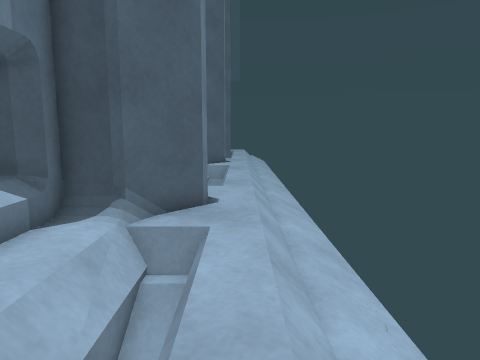
[1] (above)

13 first-person views from a walk through a scene from a Unity 3-D project. The camera is 0.59 m above the floor, tilts 8° down and sees 70° across. The floor is counted in squares, 0.25 m on a side. Each view is taken from the middle of a square. On the plan, view 1 faces up. The plan holds only what a view shows up to about 20 squares ahead; the rest is blank. The place goes on beyond the plan. Some surface patterns are stand-ins.

[2]
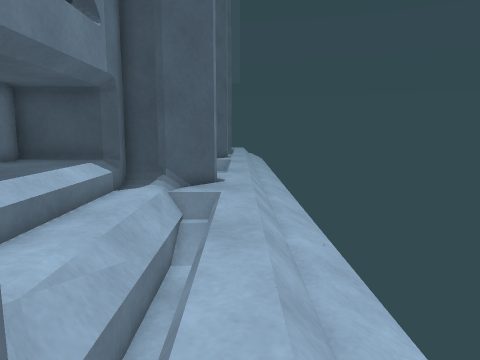

[3]
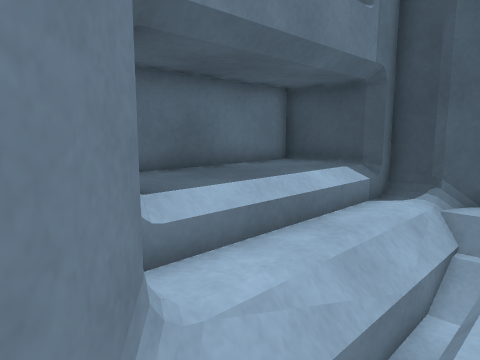

[4]
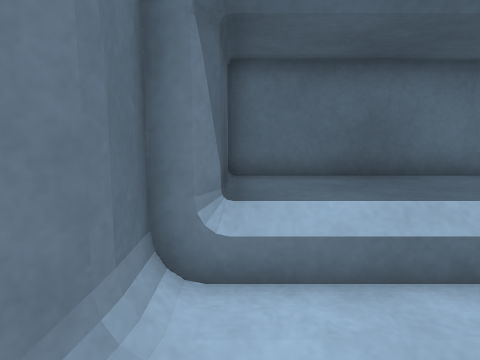

[5]
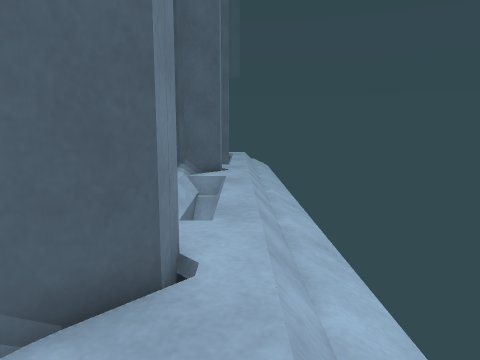

[6]
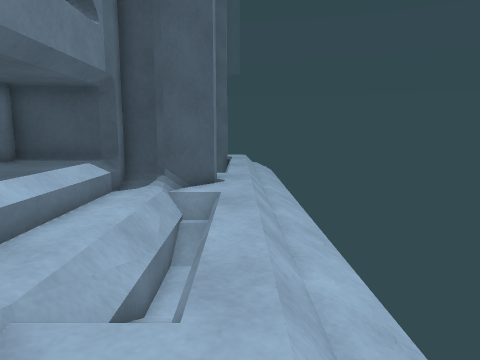

[7]
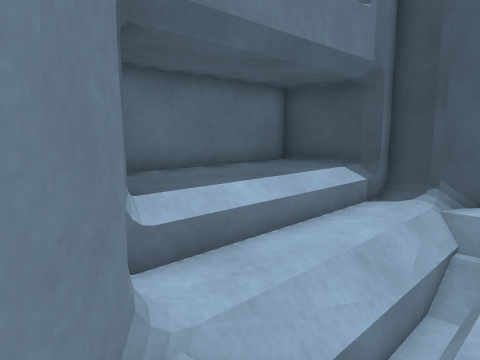

[8]
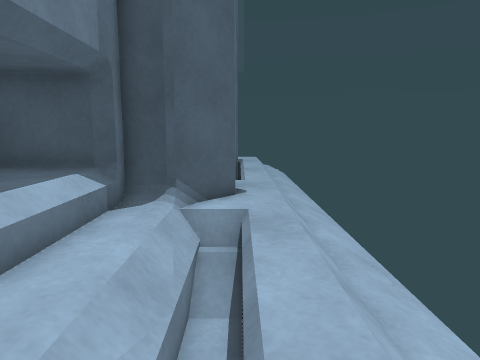

[9]
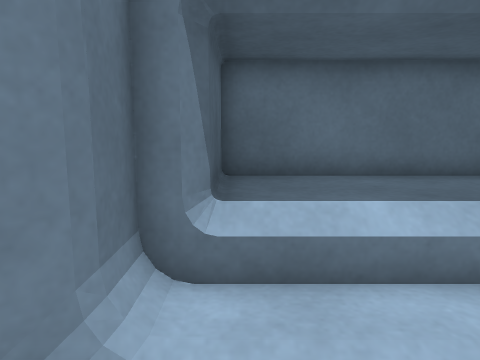

[10]
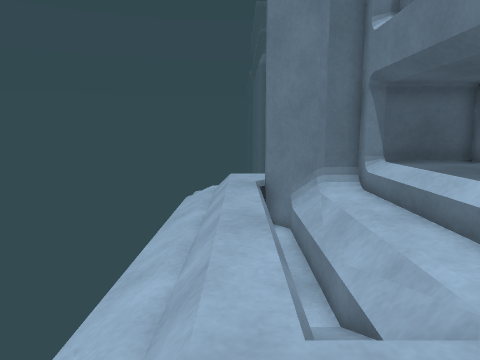

[11]
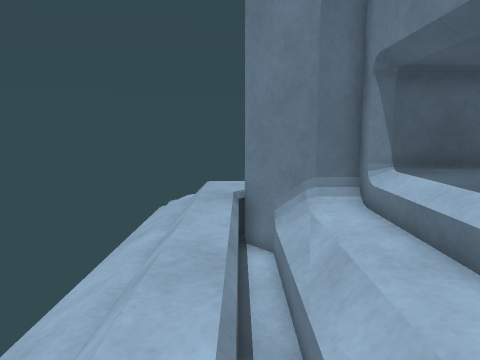

[12]
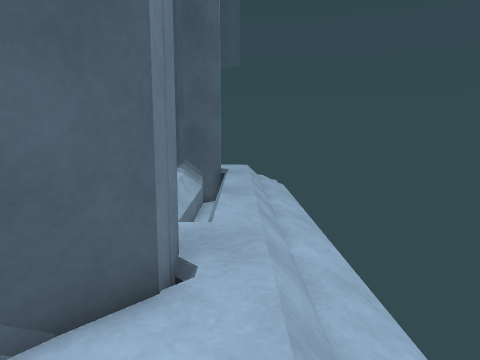

[13]
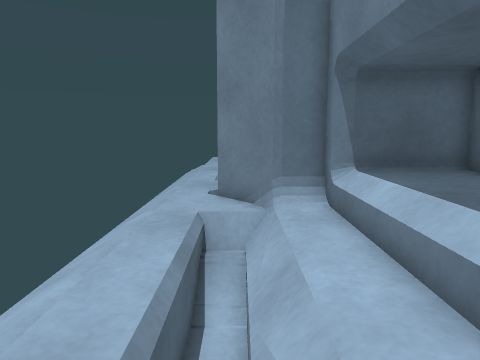

### Floor plan
Key: @ floor where view 1 was taken; # wall or solid block; . main floor; : floor 0.05 m higher than the main floor; - floor 0.1 m lower than the main floor; _ floor 0.25 m lower than the main floor; < floor 0.4 m lower than the main floor; / step, stairs or slope; = window, fence, low wall or low ledge; ^ raised ledge; v drop or lower ground.
Columns run from 8 left of view 1 to 3 right of it. Each row starts with its distance up from view 1.
 38      /vv.
 37      /vv.-_<
 36      /vv.-_<
 35       vv.-_<
 34       =v.-_<
 33        v.-_<
 32        =.-_<
 31        /.-_<
 30        ..-_<
 29        ..-_<
 28        #.-_<
 27       ##.-_<
 26      ##..-_<
 25    ###...-_<
 24 ####:///.-_<
 23 ^^^^:///.-_<
 22 ^^^^://v.-_<
 21 ^^^^:/=v.-_<
 20 ^^^^:/vv.-_<
 19 ^^^^:/vv.-_<
 18 ^^^=:/=v.-_<
 17 ^^^=://v.-_<
 16 ^^^=:///.-_<
 15 ######...-_<
 14     ###..-_<
 13       #..-_<
 12       ##.-_<
 11       ##.-_<
 10      ##..-_<
  9    ###...-_<
  8 ####:///.-_<
  7 ^^^^:///.-_<
  6 ^^^^://v.-_<
  5 ^^^^:/=v.-_<
  4 ^^^^:/vv.-_<
  3 ^^^^:/vv.-_<
  2 ^^^=:/vv.-_<
  1 ^^^=:/vv.-_<
  0 #^^=:/vv@-_<
 -1    ###vv.-_<
 -2      ##v.-_<
 -3       ##.-_<
 -4        #.-_<
 -5         .-_<
 -6        ..-_<
 -7        ../_<
 -8          //<

Positions as (right, up) in squares from view 1, and headings:
1: (0, 0), facing up
2: (0, -5), facing up
3: (0, -3), facing up-left
4: (0, 0), facing left
5: (0, 6), facing up
6: (0, 11), facing up
7: (0, 13), facing up-left
8: (-1, 14), facing up
9: (0, 16), facing left
10: (0, 12), facing down
11: (-1, 9), facing down
12: (0, 22), facing up
13: (-2, 25), facing down
